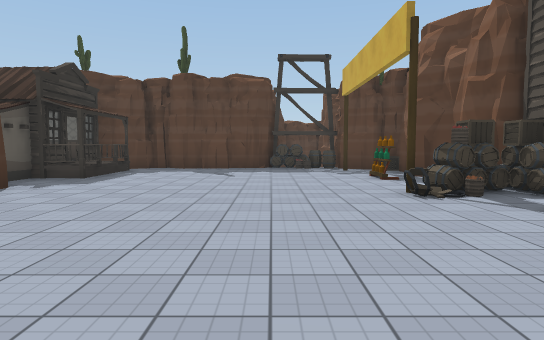
View 1 (above)

24 first-person views from a walk through a scene from a Unity 3-D project. The camera is 1.5 m above the floor, tilts 4° down and sees 75° across. Doors are open. The floor is counted in squares, 2 m on a side. Each view is taken from the middle of a square. On the plan, view 1 faces up. The plan holds only what a view shows up to about 11 squares ahead; the rest is blank. The place goes on beyond the plan. The player character is not drawn. Some animated figures are left out. Some surface patterns are stand-ins.

View 2
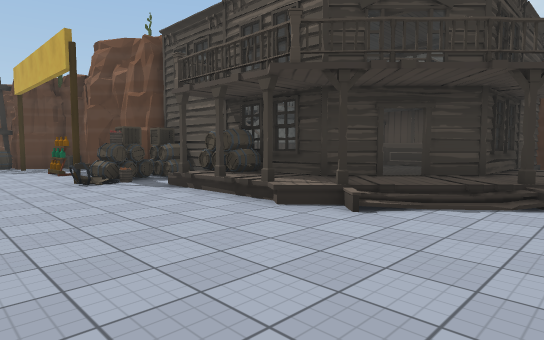

View 3
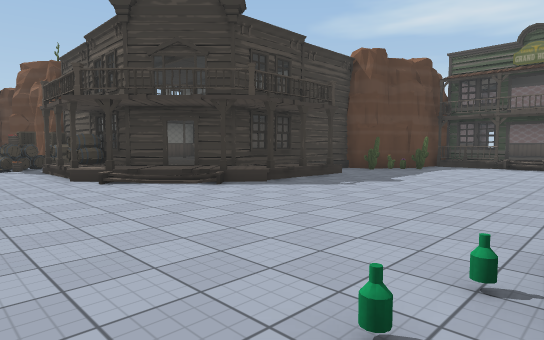

View 4
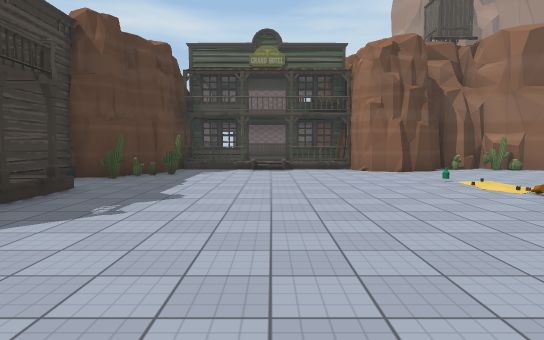

View 5
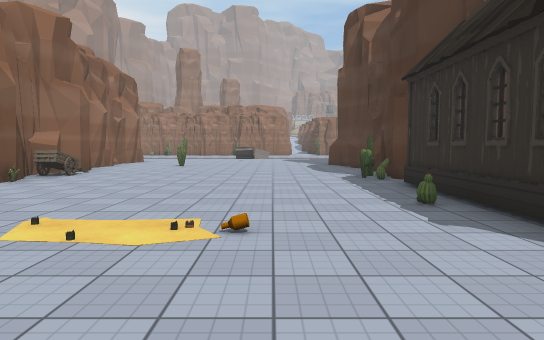

View 6
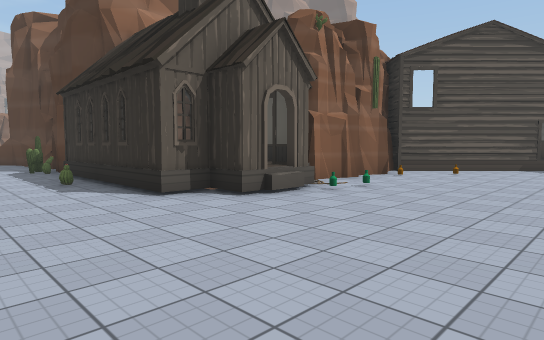

View 7
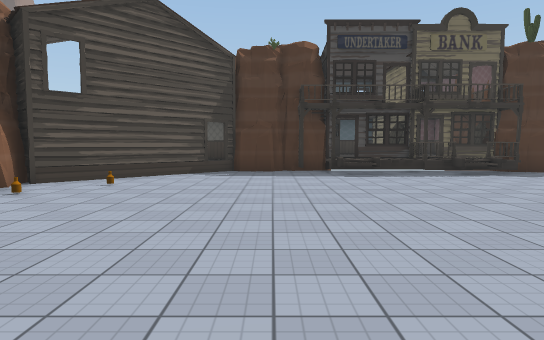

View 8
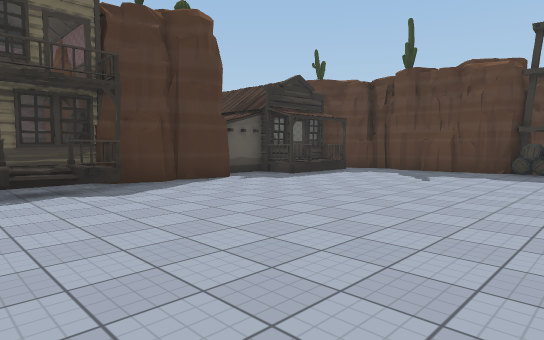

View 9
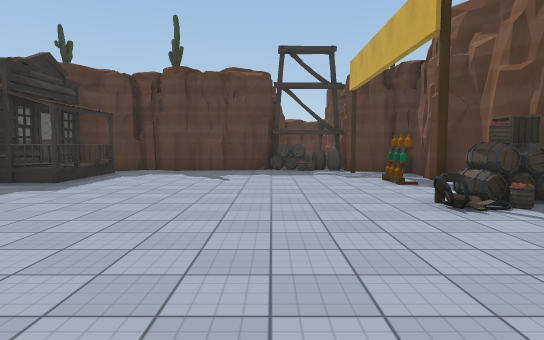

View 10
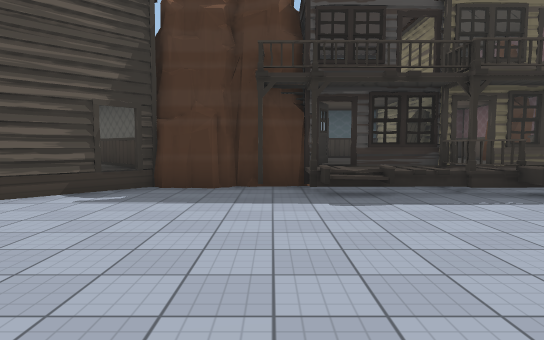

View 11
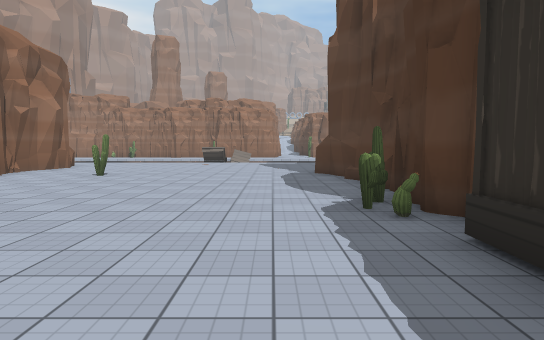

View 12
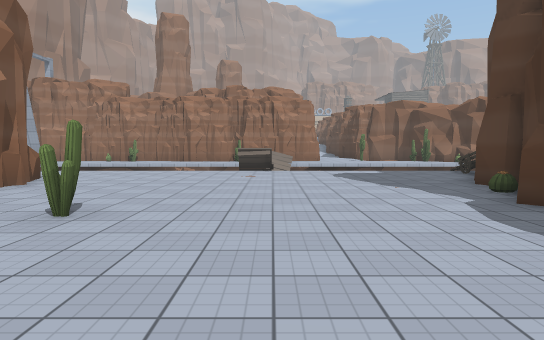

View 13
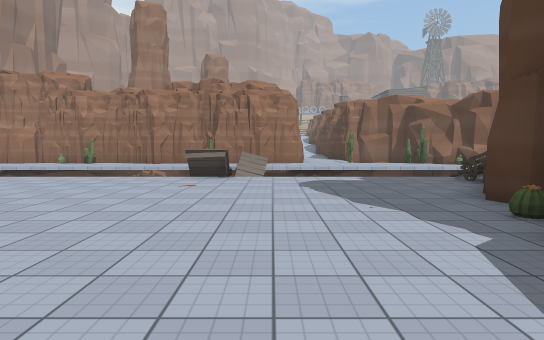

View 14
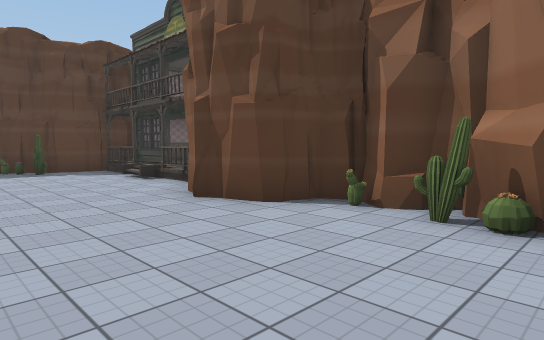

View 15
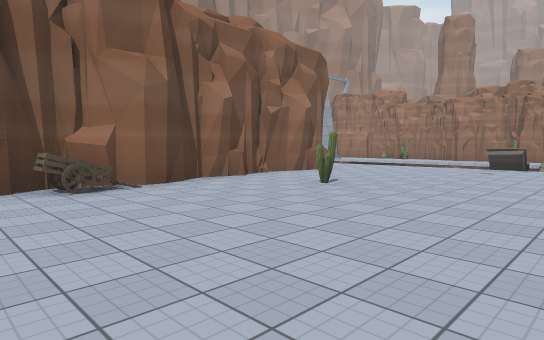

View 16
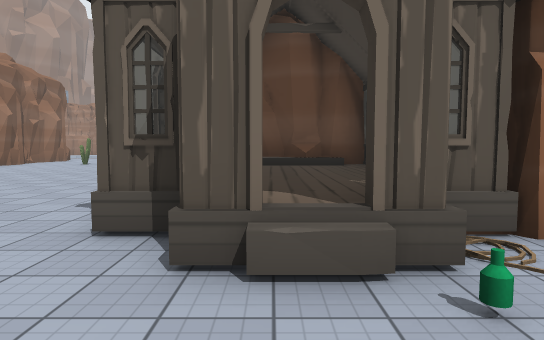

View 17
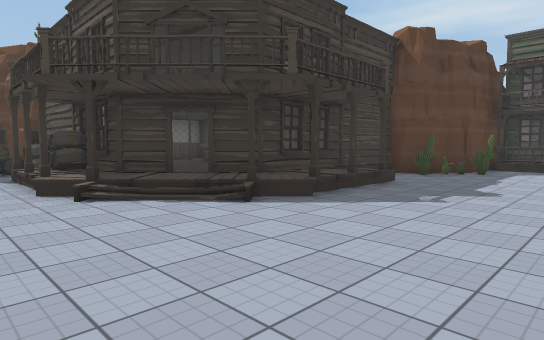

View 18
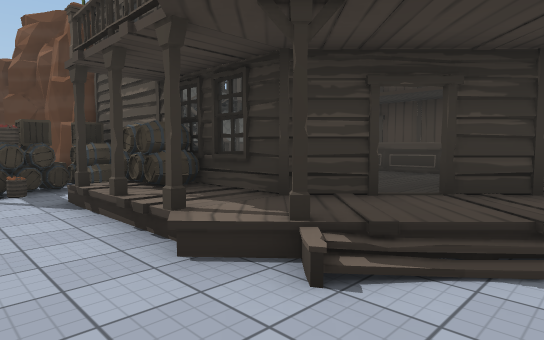

View 19
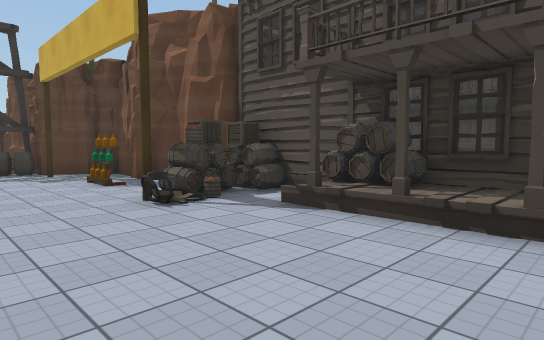

View 20
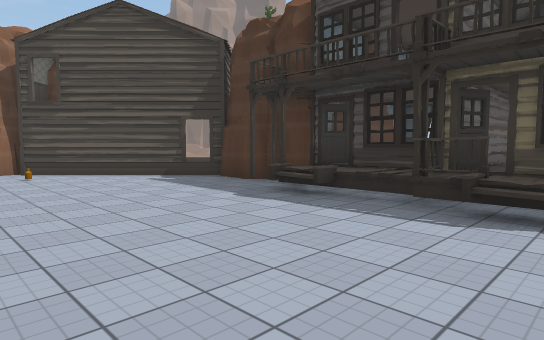

View 21
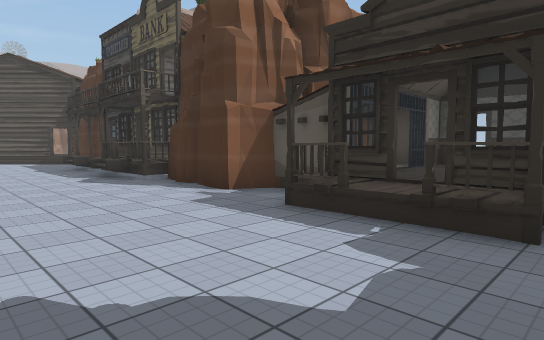

View 22
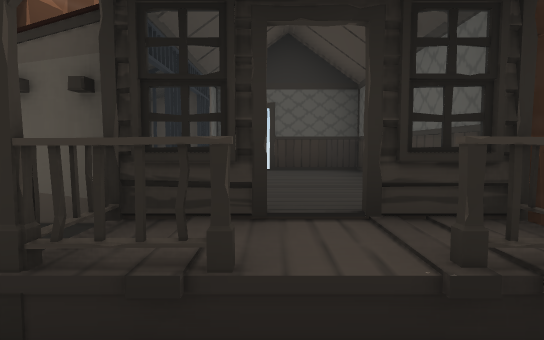

View 23
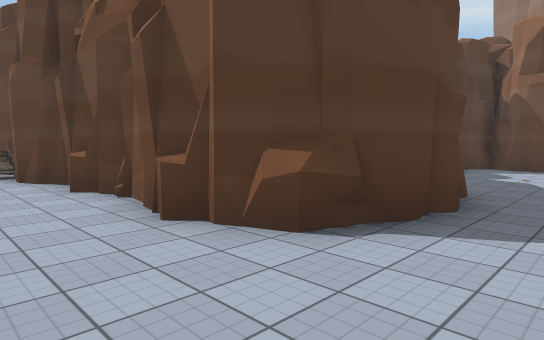

View 24
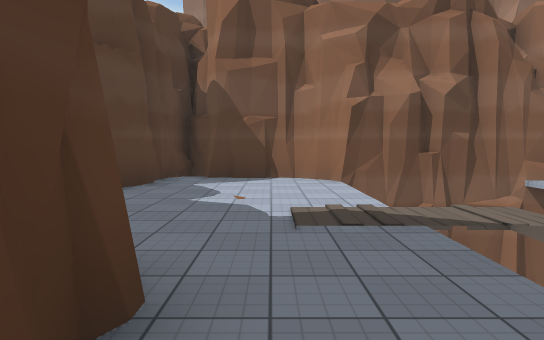

### Floor plan
Key: @ floor where view 1 was taken; # wall or solid block; x gap in a wall; . main floor; : floor 0.5 m higher than the main floor; / step, stairs or slope; D open door; = window, fence, low wall or low ledge; ^ raised ledge; v drop or lower ground; B bottle; A basket; C crate; R barrel; T cactus; E cart; F coffin; O other object.
Columns run from 8 left of view 1 to 25 right of it. Each row starts with its distance up from view 1.
 14         ###
 13         # #
 12    ######RR
 11  ###.....O###
 10 ^^DD........#
  9 ^^^^........#
  8 DDDx.......B##
  7 ###.........O#
  6   ##.......AC##
  5    #......RAR#####
  4 ####.......#R##:^#
  3 ^^FD=......#R# :^#
  2  ^^^^.......:=::^#
  1 ^^FD........xDD#^##
  0 ^^DD....@.../DD==####
 -1 #^#^^........::::/.T##
 -2   ##..........#../..O##
 -3   ##..................##
 -4   #D..................DD
 -5  #^D..................D
 -6  ^^ #.....B...........D
 -7      #D....BD.........#
 -8       #####^^#.......##
 -9           #^^#....O..##
-10           #^^^T.......##
-11           #^^#........T#
-12           #^^#........T#
-13             #........O##
-14              #T......E#
-15               T......=#
-16              #........#
-17              #........#
-18              #........#
-19              #.....T..#
-20             ##........#
-21             #T........#       ####
-22             ##........##    .....#
-23              ..........####.....##
-24             E...................#
-25             .....OO.............#
-26                             v  v#
-27                             v  v#
-28                                v#

Positions as (right, up) in squares from view 1, and headings:
1: (0, 0), facing up
2: (0, -2), facing up-right
3: (1, -7), facing up-right
4: (3, -5), facing right
5: (8, -6), facing down
6: (8, -3), facing down-left
7: (5, -3), facing left
8: (2, 1), facing up-left
9: (0, 1), facing up
10: (1, -2), facing left
11: (7, -10), facing down
12: (9, -15), facing down
13: (8, -17), facing down
14: (10, -13), facing up-right
15: (7, -13), facing down-right
16: (4, -5), facing down
17: (2, -5), facing up-right
18: (2, -1), facing up-right
19: (0, 1), facing up-right
20: (0, 3), facing down-left
21: (-1, 11), facing down-left
22: (-3, 9), facing left
23: (12, -25), facing up-right
24: (16, -24), facing right
